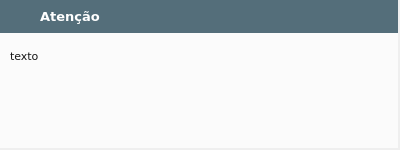
<?xml version="1.0" encoding="UTF-8"?>
<ui version="4.0">
 <class>Dialog</class>
 <widget class="QDialog" name="Dialog">
  <property name="windowModality">
   <enum>Qt::WindowModal</enum>
  </property>
  <property name="enabled">
   <bool>true</bool>
  </property>
  <property name="geometry">
   <rect>
    <x>0</x>
    <y>0</y>
    <width>400</width>
    <height>150</height>
   </rect>
  </property>
  <property name="sizePolicy">
   <sizepolicy hsizetype="Expanding" vsizetype="Expanding">
    <horstretch>0</horstretch>
    <verstretch>0</verstretch>
   </sizepolicy>
  </property>
  <property name="minimumSize">
   <size>
    <width>400</width>
    <height>150</height>
   </size>
  </property>
  <property name="maximumSize">
   <size>
    <width>400</width>
    <height>16777215</height>
   </size>
  </property>
  <property name="windowTitle">
   <string>Dialog</string>
  </property>
  <property name="styleSheet">
   <string notr="true">gridline-color: rgb(0, 0, 0);
</string>
  </property>
  <property name="modal">
   <bool>false</bool>
  </property>
  <widget class="QWidget" name="principal" native="true">
   <property name="geometry">
    <rect>
     <x>0</x>
     <y>0</y>
     <width>398</width>
     <height>148</height>
    </rect>
   </property>
   <property name="sizePolicy">
    <sizepolicy hsizetype="Expanding" vsizetype="Expanding">
     <horstretch>0</horstretch>
     <verstretch>0</verstretch>
    </sizepolicy>
   </property>
   <property name="minimumSize">
    <size>
     <width>150</width>
     <height>0</height>
    </size>
   </property>
   <property name="styleSheet">
    <string notr="true"/>
   </property>
   <widget class="QWidget" name="conteudo" native="true">
    <property name="geometry">
     <rect>
      <x>0</x>
      <y>-1</y>
      <width>400</width>
      <height>150</height>
     </rect>
    </property>
    <property name="minimumSize">
     <size>
      <width>150</width>
      <height>0</height>
     </size>
    </property>
    <property name="styleSheet">
     <string notr="true">background-color: #fbfbfb;</string>
    </property>
    <widget class="QLabel" name="notify_label">
     <property name="geometry">
      <rect>
       <x>10</x>
       <y>50</y>
       <width>380</width>
       <height>85</height>
      </rect>
     </property>
     <property name="sizePolicy">
      <sizepolicy hsizetype="Fixed" vsizetype="Expanding">
       <horstretch>0</horstretch>
       <verstretch>1</verstretch>
      </sizepolicy>
     </property>
     <property name="minimumSize">
      <size>
       <width>380</width>
       <height>0</height>
      </size>
     </property>
     <property name="maximumSize">
      <size>
       <width>380</width>
       <height>16777215</height>
      </size>
     </property>
     <property name="sizeIncrement">
      <size>
       <width>0</width>
       <height>1</height>
      </size>
     </property>
     <property name="font">
      <font>
       <family>Verdana</family>
       <pointsize>8</pointsize>
       <weight>50</weight>
       <bold>false</bold>
       <stylestrategy>PreferAntialias</stylestrategy>
      </font>
     </property>
     <property name="cursor">
      <cursorShape>ArrowCursor</cursorShape>
     </property>
     <property name="styleSheet">
      <string notr="true">color: rgb(21, 21, 21);</string>
     </property>
     <property name="inputMethodHints">
      <set>Qt::ImhMultiLine</set>
     </property>
     <property name="text">
      <string>texto</string>
     </property>
     <property name="textFormat">
      <enum>Qt::AutoText</enum>
     </property>
     <property name="scaledContents">
      <bool>true</bool>
     </property>
     <property name="alignment">
      <set>Qt::AlignLeading|Qt::AlignLeft|Qt::AlignTop</set>
     </property>
     <property name="wordWrap">
      <bool>true</bool>
     </property>
     <property name="textInteractionFlags">
      <set>Qt::LinksAccessibleByMouse</set>
     </property>
    </widget>
    <widget class="QWidget" name="topo" native="true">
     <property name="geometry">
      <rect>
       <x>0</x>
       <y>0</y>
       <width>400</width>
       <height>34</height>
      </rect>
     </property>
     <property name="minimumSize">
      <size>
       <width>400</width>
       <height>34</height>
      </size>
     </property>
     <property name="maximumSize">
      <size>
       <width>400</width>
       <height>34</height>
      </size>
     </property>
     <property name="styleSheet">
      <string notr="true">background-color: #546e7a;</string>
     </property>
     <layout class="QHBoxLayout" name="horizontalLayout" stretch="0,0">
      <property name="spacing">
       <number>10</number>
      </property>
      <property name="sizeConstraint">
       <enum>QLayout::SetDefaultConstraint</enum>
      </property>
      <property name="leftMargin">
       <number>10</number>
      </property>
      <property name="topMargin">
       <number>0</number>
      </property>
      <property name="rightMargin">
       <number>0</number>
      </property>
      <property name="bottomMargin">
       <number>0</number>
      </property>
      <item>
       <widget class="QLabel" name="icon">
        <property name="minimumSize">
         <size>
          <width>20</width>
          <height>20</height>
         </size>
        </property>
        <property name="maximumSize">
         <size>
          <width>20</width>
          <height>20</height>
         </size>
        </property>
        <property name="text">
         <string/>
        </property>
       </widget>
      </item>
      <item>
       <widget class="QLabel" name="label">
        <property name="minimumSize">
         <size>
          <width>380</width>
          <height>34</height>
         </size>
        </property>
        <property name="maximumSize">
         <size>
          <width>380</width>
          <height>34</height>
         </size>
        </property>
        <property name="font">
         <font>
          <family>Verdana</family>
          <pointsize>10</pointsize>
          <weight>75</weight>
          <bold>true</bold>
          <stylestrategy>PreferAntialias</stylestrategy>
         </font>
        </property>
        <property name="styleSheet">
         <string notr="true">color: rgb(255, 255, 255);</string>
        </property>
        <property name="text">
         <string>Atenção</string>
        </property>
        <property name="textInteractionFlags">
         <set>Qt::LinksAccessibleByMouse</set>
        </property>
       </widget>
      </item>
     </layout>
    </widget>
   </widget>
  </widget>
 </widget>
 <layoutdefault spacing="6" margin="11"/>
 <resources/>
 <connections/>
</ui>
